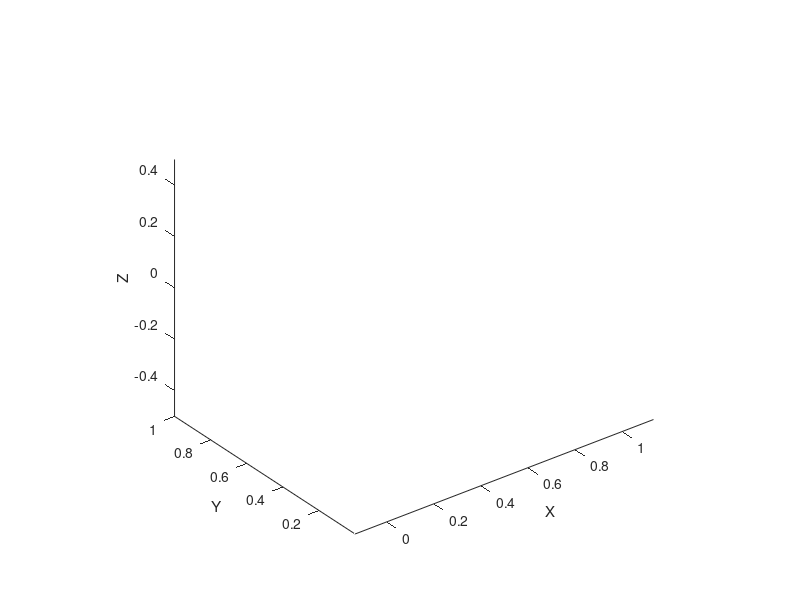

Write the MATLAB code that produced this figure. (Note: this script raises an error after producing the figure.)
%% Ángulos y distancias:
q1= 0;
q2= 0;
q3= 0;
q4= 0;
q5= 0;
L1=  0.093;
L2= 0.14;
L3= 0.103;
L4 = 0.0284;

%% CREAMOS LA FIGURA
figure; hold on; axis equal; view(3);
xlabel('X'); ylabel('Y'); zlabel('Z');

%%CARGAMOS STLs: 

% Cargar STL 1, que es la base fija
%Para manipularlo usar Fb, Vb y Tb
TRb = stlread("URDF_ROBOT5GDL/meshes/base_real.stl");
Fb = TRb.ConnectivityList;
Vb = TRb.Points* 0.001;
Tb = eye(4);   % como es la base, queremos que esté en el origen entonces le pasamos una transformación vacía
drawSTL(Fb, Vb, Tb, [0.8 0.8 1]);   % azul

% Cargar STL 2, que es la base rotatoria
%Para manipularlo usar F0, V0 y T0
TR0 = stlread("URDF_ROBOT5GDL/meshes/J0_v2.stl");
F0 = TR0.ConnectivityList;
V0 = TR0.Points* 0.001;
T0 = transl(0,0,0.05)*trotz(q1); %  
drawSTL(F0, V0, T0, [1 0.6 0.6]);   % rojo

% Cargar STL 3, que es el brazo 1, o sea J1
TR1 = stlread("URDF_ROBOT5GDL/meshes/J1_v2.stl");
F1 = TR1.ConnectivityList;
V1 = TR1.Points* 0.001;
Cq1= cos(q1);
Sq1= sin(q1);
A1= [Cq1 0 -Sq1 0;
    Sq1 0 -Cq1 0;
    0 1 0 L1;
    0 0 0 1];
T1 = A1*trotz(q2);
drawSTL(F1, V1, T1, [0.6 1 0.6]);   % verde

% Cargar STL 4, que es el brazo 2, o sea J2
%Para manipularlo usar F2, V2 y T2 
TR2 = stlread("URDF_ROBOT5GDL/meshes/J2_v2.stl");
F2 = TR2.ConnectivityList;
V2 = TR2.Points* 0.001;
Cq2= cos(q2);
Sq2= sin(q2);
A2= [Cq2 -Sq2 0 L2*Cq2;
    Sq2 Cq2 0 L2*Sq2;
    0 0 1 0;
    0 0 0 1];
T2= A1* A2*trotz(q3);
%T4 = transl(0,0,0.22)*trotx(-pi/2); % desplazado 
drawSTL(F2, V2, T2, [0.6 0.6 1]);  

% Cargar STL 5, que es el brazo 3, o sea J3
%Para manipular usar F3, V3 y T3
TR3 = stlread("URDF_ROBOT5GDL/meshes/J3_v2.stl");
F3 = TR3.ConnectivityList;
V3 = TR3.Points*0.001;
Cq3= cos(q3+pi/2);
Sq3= sin(q3+pi/2);
A3 = [Cq3 0 Sq3 0;
    Sq3 0 -Cq3 0;
    0 1 0 0;
    0 0 0 1];
T3 = A1*A2*A3*transl(0,0,L3)*trotz(q4);
%T5 = transl(0,0,0.27); % desplazado 
drawSTL(F3, V3, T3, [1 0.6 0.6]); 

% Cargar STL 6, que es la base del gripper, o sea J4
% Para manipular usar F4, V4_new y T4
TR4 = stlread("URDF_ROBOT5GDL/meshes/J4_v3STL.stl");
F4 = TR4.ConnectivityList;
V4 = TR4.Points*0.001;
offset = transl(-0.01, -0.01, -0.033);   % OFFSET PARA QUE EL EJE CUADRE
V4_new = transformSTL(V4, offset);    % reescribir vértices
Cq4= cos(q4+pi);
Sq4= sin(q4+pi);
A4 = [Cq4 0 Sq4 0;
    Sq4 0 -Cq4 0;
    0 1 0 L3+L4;
    0 0 0 1];
T4 = A1*A2*A3*A4*trotz(q5);
%R_offset = trotx(-pi/2);    % rotar 90° en Z
%V6_rotated = (R_offset(1:3,1:3) * V6_new')';  % aplicar solo la rotación a vértices

%T6 = transl(0,0,0.35); % desplazado 
drawSTL(F4, V4_new, T4, [0.3 1 0.3]);




camlight; lighting gouraud;
%% FUNCIONES FUNCIONALES XD
function [Vt] = transformSTL(V, T)
%ESTA FUNCIÓN ES LA QUE HACE TODA LA MAGIA, NOS PERMITE TRANSFORMAR
%GEOMETRICAMENTE CADA STL USANDO SU MARCO DE REFERENCIA, LO HACE
%DESTRUYENDO Y VOLVIENDO A ARMRAR SUS VÉRTICES

    Vh = [V ones(size(V,1),1)];   % convertir a homogéneo
    Vt = (T * Vh')';              % aplicar T
    Vt = Vt(:,1:3);               % volver a 3D
end


function drawSTL(F, V, T, color)
    Vt = transformSTL(V, T); 

    % Dibujar con trisurf en lugar de patch
    TR = triangulation(F, Vt);
    trisurf(TR, 'FaceColor',color, ...
                 'EdgeColor','none', ...
                 'FaceAlpha',0.9);

    % Dibujar ejes
    O = T(1:3,4);
    L = 0.05;
    quiver3(O(1),O(2),O(3), T(1,1)*L, T(2,1)*L, T(3,1)*L,'r','LineWidth',2);
    quiver3(O(1),O(2),O(3), T(1,2)*L, T(2,2)*L, T(3,2)*L,'g','LineWidth',2);
    quiver3(O(1),O(2),O(3), T(1,3)*L, T(2,3)*L, T(3,3)*L,'b','LineWidth',2);
end

%% FUNCIONES PRIMIGENIAS:
%Traslación
function T = transl(x,y,z)
    T = eye(4);
    T(1:3,4) = [x;y;z];
end
%ROTACIÓN EN Z
function T = trotz(theta)
    T = [cos(theta) -sin(theta) 0 0;
         sin(theta)  cos(theta) 0 0;
         0           0          1 0;
         0           0          0 1];
end
%ROTACIÓN EN X
function T = trotx(theta)
    T = [1 0 0 0;
         0 cos(theta) -sin(theta) 0;
         0 sin(theta) cos(theta) 0;
         0 0 0 1];
end
%ROTACIÓN EN Y
function T = troty(theta)
    T = [cos(theta) 0 sin(theta) 0;
         0 1 0 0;
         -sin(theta) 0 cos(theta) 0;
         0 0 0 1];
end

